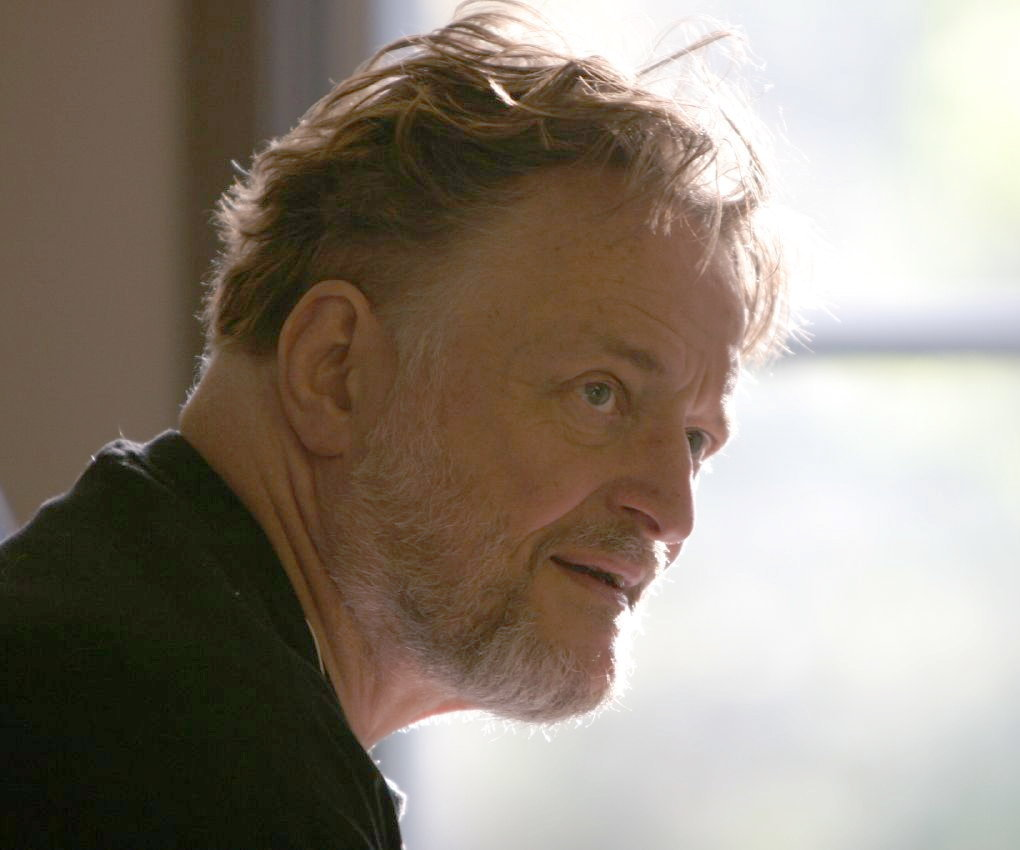
#> input picture 16 game of life openCV/John_H_Conway_2005_(cropped).jpg, 1020 x 850 px
$ python main.py
#> lines starting #> are read from the running program, lines starting #| are printed output that depends on the picture; after the words box and inside, x2 and y2 are one past the last pixel; in counts of white or black regions, pixels touching at a corner belong together
import cv2 as cv
import numpy as np

image = cv.imread('John_H_Conway_2005_(cropped).jpg',0)
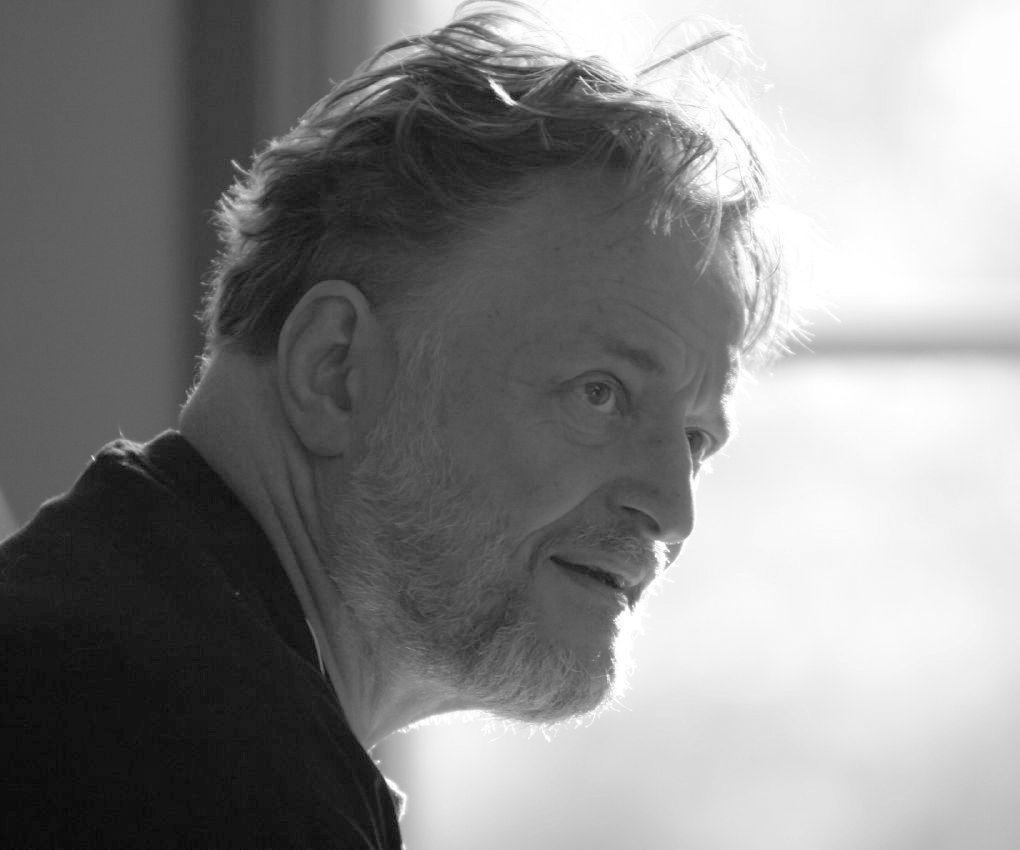
#> image: shape (850, 1020); min 3, max 255, mean 134.6
convolved = cv.adaptiveThreshold(image,255,cv.ADAPTIVE_THRESH_GAUSSIAN_C,\
            cv.THRESH_BINARY,11,5)
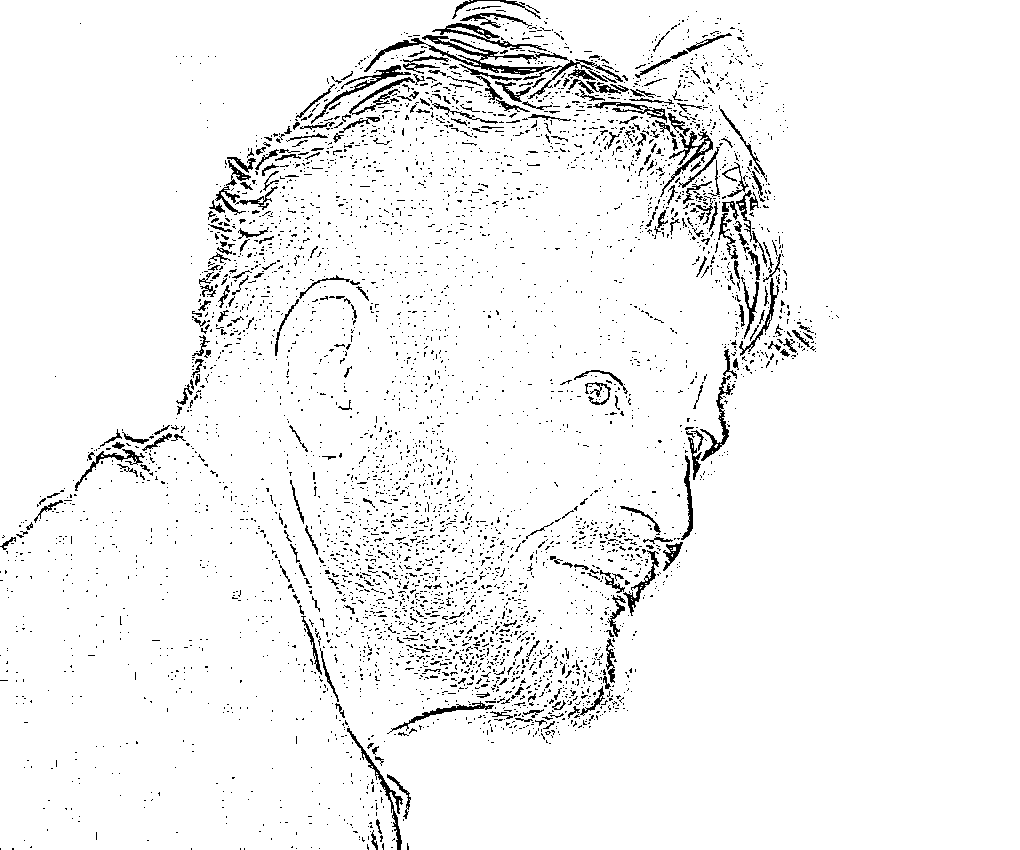
#> convolved: shape (850, 1020); 95.4% white; black in thin lines or dots, all inside (x1, y1, x2, y2) = (0, 0, 839, 850)

threshed_value = (convolved/255).astype(np.uint8)

kernel = np.asarray([[1,1,1],
                     [1,10,1],
                     [1,1,1]],dtype='uint8')

for name in ['convolved']:
    cv.namedWindow(name,cv.WINDOW_NORMAL)
    cv.imshow(name,eval(name))

key = cv.waitKey(0)
#> (key Esc is pressed here)

mode = True

while True:

    cv.imshow('convolved',convolved)

    key = cv.waitKey(10)
#> (key Esc is pressed here)
    if key == 27:
        break

    convolved = cv.filter2D(src=threshed_value, ddepth=cv.CV_8U, kernel=kernel,borderType=cv.BORDER_CONSTANT)

    #populated:
    convolved[convolved==10] = 0    #solitude
    convolved[convolved==11] = 0
    convolved[convolved>=14] = 0
    #unpopulated:
    convolved[convolved==3] = 255   #revived
    #binarize again
    convolved[convolved>10] = 255
    convolved[convolved<10] = 0

    ret,threshed_value = cv.threshold(convolved,10,1,cv.THRESH_BINARY)
